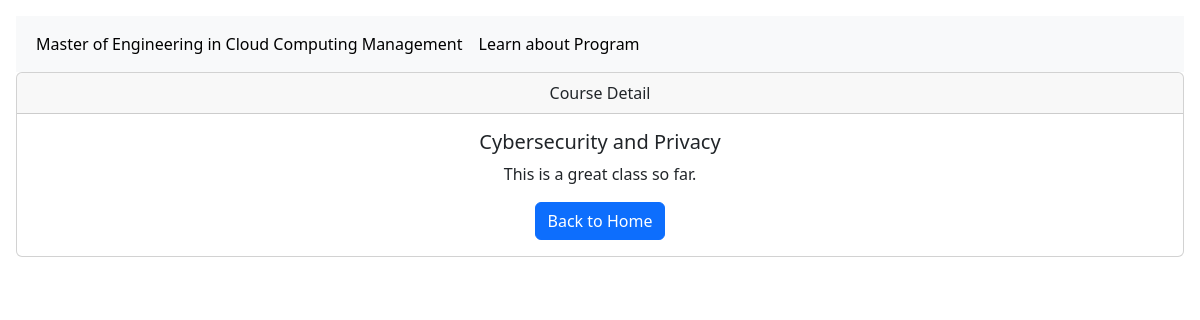
The page /course/1 on the database its author committed.
### coursesummary/models.py (models this page shows, shortened)
class CourseList(models.Model):
    classname = models.CharField(max_length=100)
    classnumber = models.CharField(max_length=100)
    classlink = models.URLField(blank=True)
    summary = models.TextField(blank=True)

### coursesummary/views.py (the view)
# urls.py: path('course/<int:pk>', views.CourseDetailView.as_view(), name ='course-detail'),
class CourseDetailView(DetailView):
    model = CourseList
    context_object_name = 'course_detail'
    template_name = 'course/detail.html'

### templates/course/detail.html
{% extends "course/base.html" %}
{% block content %}
<div class="card text-center">
    <div class="card-header">
      Course Detail
    </div>
    <div class="card-body">
      <h5 class="card-title">{{course_detail.classname }}</h5>
      <p  class="card-text" >{{course_detail.summary}}.</p>
      <a href="{% url 'course-home' %}" class="btn btn-primary">Back to Home </a>
    </div>
</div>
{% endblock content %}

### rows shown on the page
CourseList: classname "Cybersecurity and Privacy", summary "This is a great class so far"
